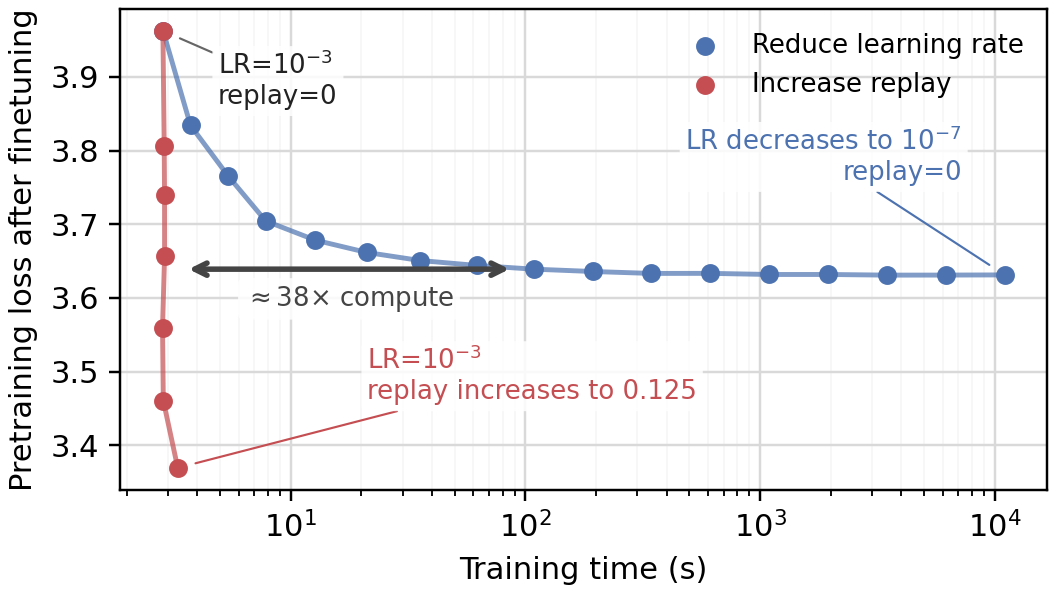

The Python source for this figure:
import json
import math
from pathlib import Path

import matplotlib.pyplot as plt
import pandas as pd
import seaborn as sns


CACHE = Path("~/wandb/cache").expanduser()
OUT_DIR = Path(__file__).resolve().parent
PNG_PATH = OUT_DIR / "plot.png"
PDF_PATH = OUT_DIR / "plot.pdf"
LR_SWEEP = "90tvxwwn"
REPLAY_SWEEP = "9myhwsbn"
REPLAY_SLICE = slice(1, 8)

LR_METHOD = "changing LR"
REPLAY_METHOD = "pretraining data replay"
METHODS = [
    (LR_METHOD, r"Reduce learning rate", LR_SWEEP),
    (REPLAY_METHOD, r"Increase replay", REPLAY_SWEEP),
]
DEEP = sns.color_palette("deep").as_hex()
COLORS = {LR_METHOD: DEEP[0], REPLAY_METHOD: DEEP[3]}
NUMERIC_COLUMNS = [
    "time_s",
    "prev_ntp",
    "train_loss",
    "valid_ntp",
    "target_loss",
    "opt_peak_lr",
    "reg_coeff",
]


def load_points() -> pd.DataFrame:
    rows = []
    for method, _, sweep_id in METHODS:
        for run_dir in sorted(path for path in (CACHE / "sweeps" / sweep_id).iterdir() if path.is_dir()):
            metadata = json.loads((run_dir / "metadata.json").read_text())
            config = json.loads((run_dir / "config.json").read_text())
            summary = json.loads((run_dir / "summary.json").read_text())
            rows.append(
                dict(
                    method=method,
                    run_id=run_dir.name,
                    state=metadata["state"].lower(),
                    time_s=summary.get("train_time_elapsed"),
                    prev_ntp=summary.get("prev_ntp"),
                    train_loss=summary.get("train_loss"),
                    valid_ntp=summary.get("valid_ntp"),
                    target_loss=config.get("stop.target_loss", config.get("opt.target_loss")),
                    opt_peak_lr=config.get("opt.peak_lr"),
                    reg_coeff=config.get("reg.coeff"),
                )
            )

    points = pd.DataFrame(rows)
    points[NUMERIC_COLUMNS] = points[NUMERIC_COLUMNS].apply(pd.to_numeric, errors="coerce")
    loss_min = points[["train_loss", "valid_ntp"]].min(axis=1)
    points["target_reached"] = loss_min <= points.target_loss
    points["plotted"] = points.state == "finished"
    points["reason"] = points.apply(skip_reason, axis=1)
    points["hparam"] = points.apply(hparam, axis=1)
    points["order"] = points.reg_coeff
    points.loc[points.method == LR_METHOD, "order"] = -points.opt_peak_lr

    replay = (points.method == REPLAY_METHOD) & points.plotted
    kept = points.loc[replay].sort_values(["order", "run_id"]).iloc[REPLAY_SLICE].index
    hidden = replay & ~points.index.isin(kept)
    points.loc[hidden, ["plotted", "reason"]] = [False, "hidden by replay slice [1:8]"]
    return points.sort_values(["method", "order", "run_id"], ignore_index=True)


def skip_reason(row: pd.Series) -> str:
    if row.state != "finished":
        return f"state={row.state}"
    return ""


def hparam(row: pd.Series) -> str:
    if row.method == LR_METHOD:
        return f"lr={row.opt_peak_lr:.2g}"
    return f"replay={row.reg_coeff:.4g}"


def format_scientific(value: float) -> str:
    exponent = math.floor(math.log10(value))
    mantissa = value / (10**exponent)
    if math.isclose(mantissa, 1.0, rel_tol=1e-4, abs_tol=1e-4):
        return rf"$10^{{{exponent}}}$"
    return rf"${f'{mantissa:.1f}'.rstrip('0').rstrip('.')}\times10^{{{exponent}}}$"


def point_label(row: pd.Series, anchor: bool = False) -> str:
    lr = format_scientific(row.opt_peak_lr)
    if anchor:
        return f"LR={lr}\nreplay=0"
    if row.method == LR_METHOD:
        return f"LR decreases to {lr}\nreplay=0"
    return f"LR={lr}\nreplay increases to {row.reg_coeff:.4g}"


def interpolate_time_at_prev_ntp(points: pd.DataFrame, prev_ntp: float) -> float:
    rows = list(points.sort_values("prev_ntp", ascending=False).itertuples(index=False))
    for high, low in zip(rows, rows[1:]):
        if high.prev_ntp >= prev_ntp >= low.prev_ntp:
            fraction = (prev_ntp - low.prev_ntp) / (high.prev_ntp - low.prev_ntp)
            log_time = math.log10(low.time_s) + fraction * (
                math.log10(high.time_s) - math.log10(low.time_s)
            )
            return 10**log_time


def annotate_points(ax: plt.Axes, plotted: pd.DataFrame) -> None:
    label_box = {
        "boxstyle": "round,pad=0.22",
        "facecolor": "white",
        "edgecolor": "none",
        "alpha": 0.86,
    }
    arrow = {
        "arrowstyle": "-",
        "color": "#666666",
        "linewidth": 0.7,
        "shrinkA": 0,
        "shrinkB": 6,
    }
    lr_points = plotted[plotted.method == LR_METHOD].sort_values(["order", "run_id"])
    replay_points = plotted[plotted.method == REPLAY_METHOD].sort_values(["order", "run_id"])
    anchor = lr_points.iloc[0]
    ax.annotate(
        point_label(anchor, anchor=True),
        (anchor.time_s, anchor.prev_ntp),
        xytext=(18, -24),
        textcoords="offset points",
        fontsize=8.5,
        color="#222222",
        bbox=label_box,
        arrowprops=arrow,
        zorder=5,
    )

    blue_row = lr_points.iloc[
        (lr_points.time_s.map(math.log10) - 2).abs().argsort().iloc[0]
    ]
    red_time = interpolate_time_at_prev_ntp(replay_points, blue_row.prev_ntp)
    multiplier = blue_row.time_s / red_time
    ax.annotate(
        "",
        xy=(blue_row.time_s, blue_row.prev_ntp),
        xytext=(red_time, blue_row.prev_ntp),
        arrowprops={
            "arrowstyle": "<->",
            "color": "#444444",
            "linewidth": 1.8,
            "shrinkA": 8,
            "shrinkB": 8,
        },
        zorder=4,
    )
    ax.text(
        math.sqrt(red_time * blue_row.time_s),
        blue_row.prev_ntp - 0.02,
        rf"$\approx${multiplier:.0f}$\times$ compute",
        ha="center",
        va="top",
        fontsize=8.5,
        color="#444444",
        bbox=label_box,
        zorder=5,
    )

    for points, xytext, color, kwargs in [
        (lr_points, (-14, 31), COLORS[LR_METHOD], {"ha": "right"}),
        (replay_points, (62, 30), COLORS[REPLAY_METHOD], {"va": "center"}),
    ]:
        if len(points) <= 1:
            continue
        row = points.iloc[-1]
        ax.annotate(
            point_label(row),
            (row.time_s, row.prev_ntp),
            xytext=xytext,
            textcoords="offset points",
            fontsize=8.5,
            color=color,
            bbox=label_box,
            arrowprops={**arrow, "color": color},
            zorder=5,
            **kwargs,
        )


def plot(points: pd.DataFrame) -> None:
    plotted = points[points.plotted]
    fig, ax = plt.subplots(figsize=(4.8, 2.7), constrained_layout=True)

    for method, label, _ in METHODS:
        method_points = plotted[plotted.method == method].sort_values(["order", "run_id"])
        ax.plot(
            method_points.time_s,
            method_points.prev_ntp,
            color=COLORS[method],
            linewidth=1.6,
            alpha=0.7,
            zorder=2,
        )
        all_target_reached = method_points.target_reached.all()
        for reached, suffix, face in [
            (True, "target reached", COLORS[method]),
            (False, "available so far", "white"),
        ]:
            subset = method_points[method_points.target_reached == reached]
            if subset.empty:
                continue
            ax.scatter(
                subset.time_s,
                subset.prev_ntp,
                s=20,
                marker="o",
                facecolors=face,
                edgecolors=COLORS[method],
                linewidths=1.7,
                label=label if all_target_reached else f"{label} ({suffix})",
                zorder=3,
            )

    annotate_points(ax, plotted)
    ax.set_xscale("log")
    ax.set_xlabel("Training time (s)")
    ax.set_ylabel("Pretraining loss after finetuning")
    ax.grid(True, which="major", color="#d9d9d9", linewidth=0.8)
    ax.grid(True, which="minor", color="#eeeeee", linewidth=0.5, alpha=0.6)
    ax.legend(frameon=False, fontsize=8.5, loc="upper right")
    fig.savefig(PNG_PATH, dpi=220)
    fig.savefig(PDF_PATH)
    plt.close(fig)


def print_report(points: pd.DataFrame) -> None:
    for method, _, _ in METHODS:
        method_points = points[points.method == method]
        print(
            f"{method}: {method_points.plotted.sum()} plotted "
            f"({(method_points.state == 'finished').sum()}/{len(method_points)} finished)"
        )

    hidden = points[~points.plotted]
    print("\nNot plotted:")
    for row in hidden.itertuples(index=False):
        print(f"{row.method} {row.run_id} {row.hparam}: {row.reason}")


def main() -> None:
    OUT_DIR.mkdir(parents=True, exist_ok=True)
    points = load_points()
    plot(points)
    print(f"Wrote {PNG_PATH}")
    print(f"Wrote {PDF_PATH}\n")
    print_report(points)


if __name__ == "__main__":
    main()
